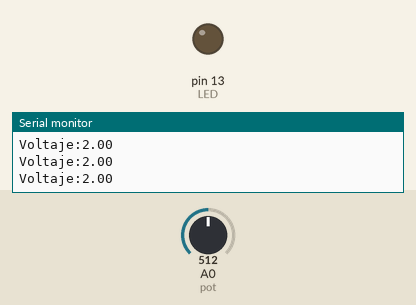
Simulated run of this sketch. Board: Arduino Uno, built with avr-gcc and run on an emulated ATmega328P. Parts: output pins drawn as LEDs (lit = HIGH), the last lines printed to the serial monitor. The test bench sets the inputs (shaded band); at power-on: A0 (pot) = 512.

Above: at 1.2 s.
1.3 s: A0 (pot) set to 805
2.8 s: A0 (pot) set to 834
At 3.9 s:
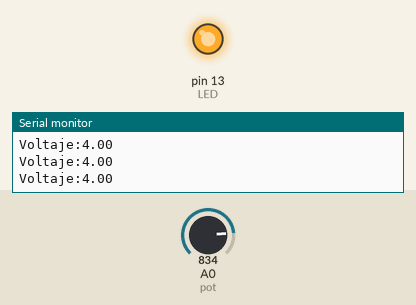
4.4 s: A0 (pot) set to 716
At 5.5 s:
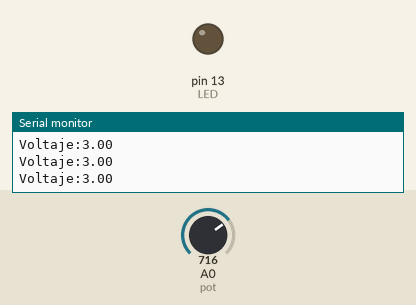
6.0 s: A0 (pot) set to 900
At 7.0 s:
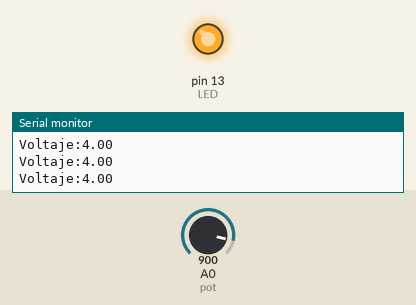
Timing chart, 0 to 8.6 s (numbered marks = the images above; inputs shaded):
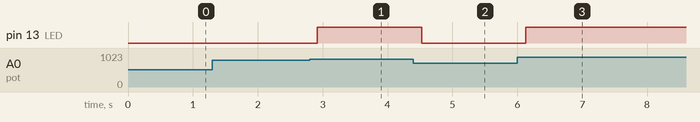

Measured:
- the behaviour switches between 819 and 820 on A0 (pot) (found by bisection; images 0 and 1)
- after the input at 2.8 s, pin 13 (LED): LOW → HIGH after 0.12 s
- after the input at 4.4 s, pin 13 (LED): HIGH → LOW after 0.13 s
- after the input at 6.0 s, pin 13 (LED): LOW → HIGH after 0.13 s

The sketch:

P3A1-ADC.ino
```cpp
#define pot A0
#define LED 13

float value = 0;

void setup() {
  pinMode(LED,OUTPUT);
  Serial.begin(9600);

}

void loop() {
  value = 5*analogRead(pot)/1024;

  Serial.print("Voltaje:");
  Serial.println(value);
  delay(100);
  if(value>3){
    digitalWrite(LED,HIGH);;
  }// if
  else{
    digitalWrite(LED, LOW);
  }
}
```
